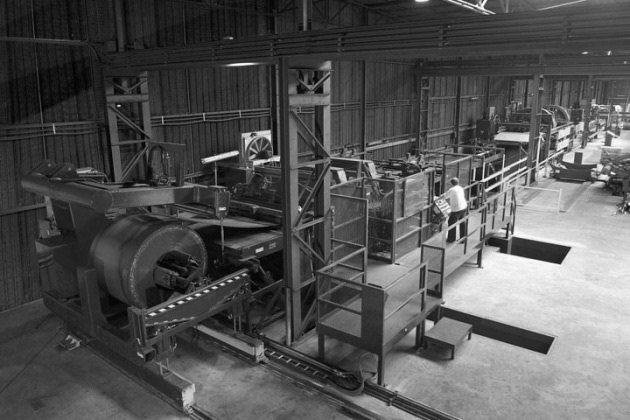
#> input picture factory.jpg, 630 x 420 px
$ python '1.5 Restoration Wiener dec.py'
#> lines starting #> are read from the running program, lines starting #| are printed output that depends on the picture
import matplotlib.pyplot as plt
import numpy as np
from PIL import Image
import math
import cv2
from scipy.signal import wiener

def addGaussianNoise(img, NSR):
    # img is the input gray image
    # NSR is the noise to signal ratio in dB
    # return the noisy image
    # The function adds Gaussian noise to the image
    # The function uses the formula: NSR = 10*log10(variance of noise / variance of signal)

    noisyImg = np.zeros_like(img)
    #calculate the variance of the signal
    signalVariance = np.var(img)
    #calculate the variance of the noise
    noiseVariance = signalVariance / (10**(NSR/10))
    #calculate the standard deviation of the noise
    noiseStd = np.sqrt(noiseVariance)
    #add the noise to the image
    noisyImg = img + np.random.normal(0, noiseStd, img.shape)

    return noisyImg

def inverseFilter(img, filter):
    # img is the input gray image
    # filter is the filter to be applied
    # return the filtered image
    # The function uses inverse filter to remove the noise from the image

    #apply the filter
    filteredImg = np.zeros_like(img)
    for i in range(len(img)):
        for j in range(len(img[0])):
            filteredImg[i][j] = img[i][j] + (1 / filter[i][j])

    return filteredImg

img = np.asarray(Image.open('factory.jpg').convert('L'))

f, imgplot = plt.subplots(2,3)

imgplot[0][0].imshow(img, cmap='gray')

fimage = np.fft.fftshift(np.fft.fft2(img))

# imgplot[0][1].imshow(np.log(abs(fimage)), cmap='gray')

sigma = 20 # standard deviation of Gaussian
gaussian1 = cv2.getGaussianKernel(len(fimage), sigma) # create a normalized 1D kernel
#> gaussian1 = 420 values, max 0.0199 at index 209, min 2.97e-26 at index 0, mean 0.00238
gaussian2 = cv2.getGaussianKernel(len(fimage[0]), sigma) # create a normalized 1D kernel
#> gaussian2 = 630 values, max 0.0199 at index 314, min 4.02e-56 at index 0, mean 0.00159
gaussian = gaussian1.dot(gaussian2.T) # create a 2D kernel by outer product\
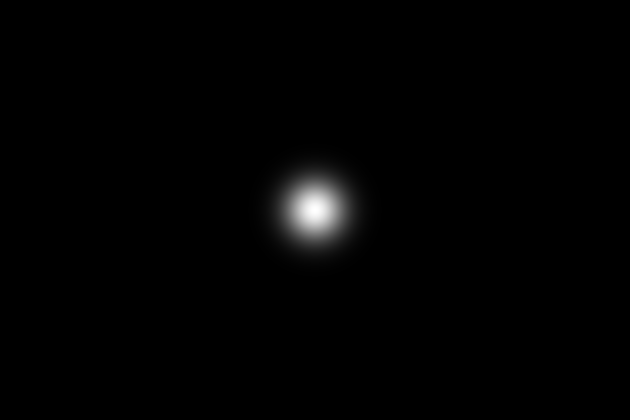
#> gaussian: shape (420, 630) float64; min 1.2e-81, max 0.000398, mean 3.78e-06; drawn with min black and max white
gaussian = gaussian / gaussian.max() # normalize the kernel

imgplot[0][1].imshow(np.log(abs(gaussian)+1), cmap='gray')

# lpfshiftedmask = np.fft.ifftshift(gaussian) # shift back the filtered image
# lpmask = np.fft.ifft2(lpfshiftedmask)
# imgplot[0][2].imshow(np.log(lpmask.astype(np.uint8)+1), cmap='gray')


lpfimage =  fimage * gaussian
# imgplot[1][1].imshow(np.log(abs(lpfimage)+1), cmap='gray')
lpfshiftedimage = np.fft.ifftshift(lpfimage) # shift back the filtered image
lpimage = np.fft.ifft2(lpfshiftedimage)
imgplot[0][2].imshow(lpimage.astype(np.uint8), cmap='gray')

lpimagenoisy = addGaussianNoise(lpimage, 10)
#> in addGaussianNoise, `signalVariance = np.var(img)`: signalVariance = 2666.5
#> in addGaussianNoise, `noiseVariance = signalVariance / (10**(NSR/10))`: noiseVariance = 266.6
#> in addGaussianNoise, `noiseStd = np.sqrt(noiseVariance)`: noiseStd = 16.33
imgplot[1][0].imshow(lpimagenoisy.astype(np.uint8), cmap='gray')

imageWiener = wiener(lpimagenoisy, 10, 10)
imgplot[1][1].imshow(imageWiener.astype(np.uint8), cmap='gray')

# imageInvFilterFourier = inverseFilter(np.fft.fftshift(np.fft.fft2(imageWiener)), gaussian)
# imgplot[1][2].imshow(imageInvFilterFourier.astype(np.uint8), cmap='gray')

# imageInvFilter = np.fft.ifft2(np.fft.ifftshift(imageInvFilterFourier))
# imgplot[1][3].imshow(imageInvFilter.astype(np.uint8), cmap='gray')


imageWiener = wiener(lpimagenoisy)
imgplot[1][2].imshow(imageWiener.astype(np.uint8), cmap='gray')

plt.show()
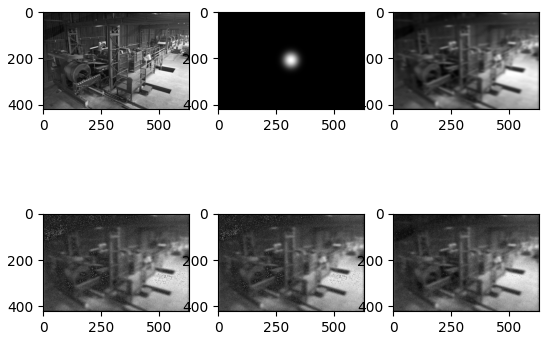
#> figure drawn by matplotlib, 6 panels

$ run again, with clock.jpg copied over factory.jpg
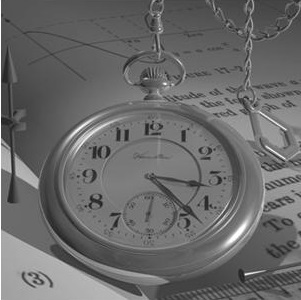
#> input picture clock.jpg, 301 x 300 px
#> gaussian1 = 300 values, max 0.0199 at index 149, min 1.47e-14 at index 0, mean 0.00333
#> gaussian2 = 301 values, max 0.0199 at index 150, min 1.22e-14 at index 0, mean 0.00332
#> `gaussian = gaussian1.dot(gaussian2.T)`:
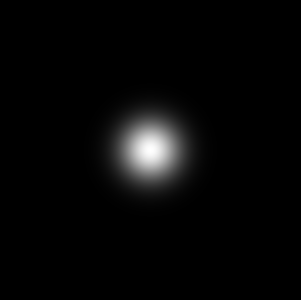
#> gaussian: shape (300, 301) float64; min 1.79e-28, max 0.000398, mean 1.11e-05; drawn with min black and max white
#> signalVariance = 581
#> noiseVariance = 58.1
#> noiseStd = 7.62
